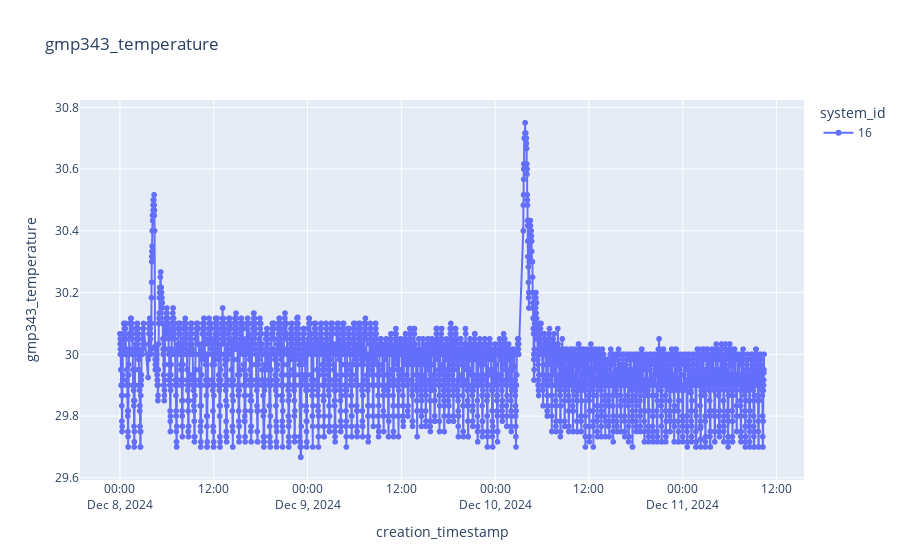

This figure's notebook cell:
### Code cell
plot_sensor_measurement(df,sensor_id,col_name="gmp343_temperature",filter='1m')

### Figure 1 — Plotly figure (JSON) as saved in the notebook; plotly's stock layout.template omitted (floating-point values rounded to 4 significant figures; data arrays with more than 128 entries replaced by an {"elided": "..."} marker saying what was removed)
{"data": [{"hovertemplate": "system_id=16<br>creation_timestamp=%{x}<br>gmp343_temperature=%{y}<extra></extra>", "legendgroup": "16", "line": {"color": "#636efa", "dash": "solid"}, "marker": {"symbol": "circle"}, "mode": "lines+markers", "name": "16", "showlegend": true, "type": "scattergl", "x": {"elided": "4874 str values"}, "xaxis": "x", "y": {"elided": "4874 float values"}, "yaxis": "y"}], "layout": {"legend": {"title": {"text": "system_id"}, "tracegroupgap": 0}, "title": {"text": "gmp343_temperature"}, "xaxis": {"anchor": "y", "domain": [0, 1], "title": {"text": "creation_timestamp"}}, "yaxis": {"anchor": "x", "domain": [0, 1], "title": {"text": "gmp343_temperature"}}}}
